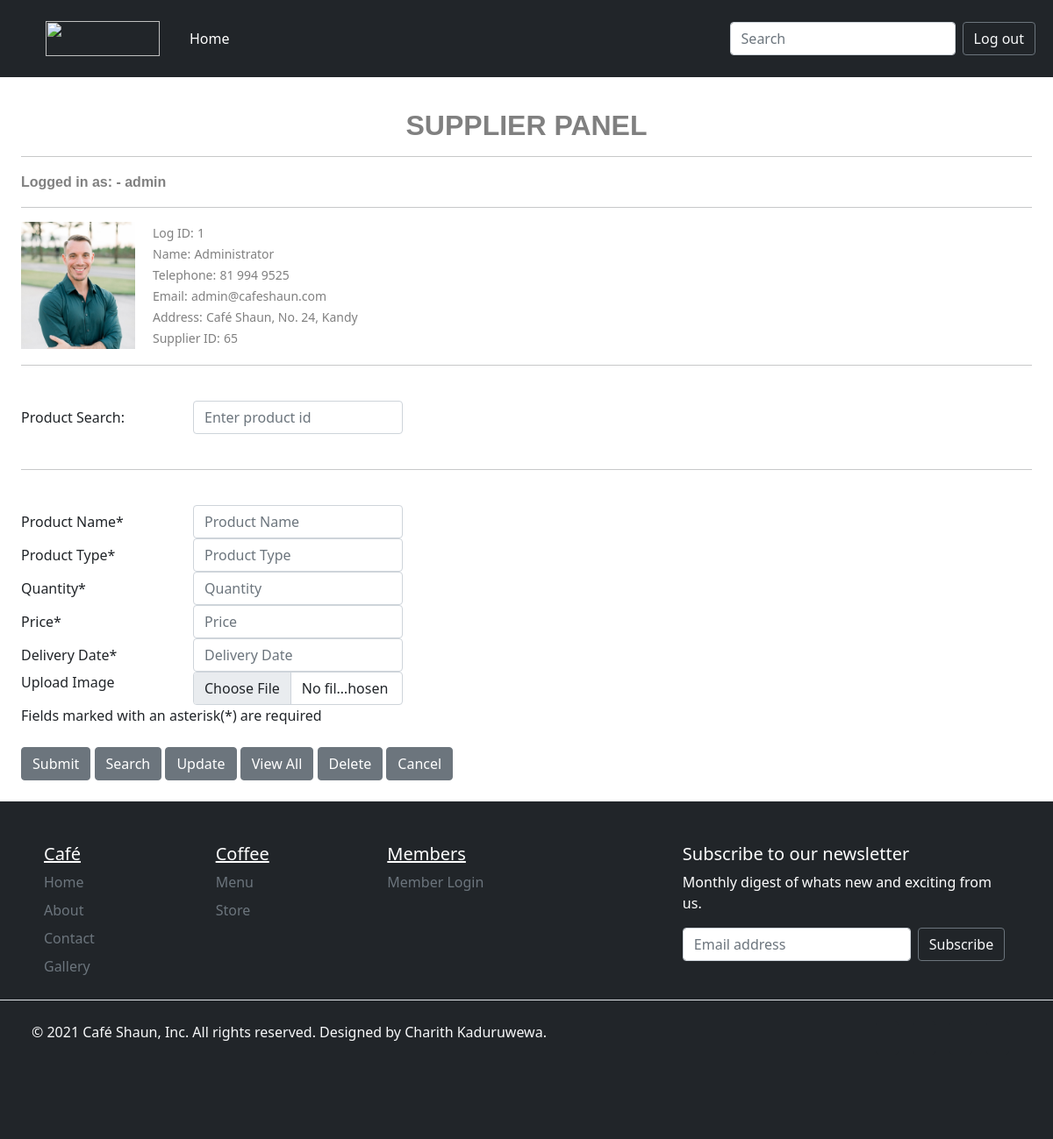
The page /user.php (signed in) on the database its author committed.
### tables this page shows
CREATE TABLE `supplier` (
  `sup_id` int(10) NOT NULL,
  `sup_name` varchar(25) NOT NULL,
  `tel` varchar(15) NOT NULL,
  `email` varchar(25) NOT NULL,
  `addr` varchar(35) NOT NULL,
  `sup_img` varchar(50) NOT NULL,
  `log_id` int(10) NOT NULL
);

### user.php (the view, shortened to what this page needs)
<!DOCTYPE html>
<html>
   <head>
        <link
            href="https://cdn.jsdelivr.net/npm/bootstrap@5.1.3/dist/css/bootstrap.min.css"
            rel="stylesheet"
        />
        <link rel="stylesheet" href="css/customstyle.css" />
        <link
            rel="stylesheet"
            href="https://cdnjs.cloudflare.com/ajax/libs/font-awesome/6.0.0-beta2/css/all.min.css"
        />
   </head>
   <body>
  <nav class="navbar fixed-top navbar-expand-lg  navbar-dark bg-dark">
            <div class="container-fluid">
                <nav class="navbar navbar-dark bg-dark">
                    <div class="container-fluid">
                        <a class="navbar-brand" href="#">
                            <a
                                class="nav-link active"
                                aria-current="page"
                                href="index.html"
                                ><img
                                    src="images/logo.png"
                                    alt=""
                                    width="130"
                                    height="40"
                            /></a>
                        </a>
                    </div>
                </nav>
                <div
                    class="collapse navbar-collapse"
                    id="navbarSupportedContent"
                >
                    <ul class="navbar-nav me-auto mb-2 mb-lg-0">
                        <li class="nav-item">
                            <a
                                class="nav-link active"
                                aria-current="page"
                                href="user.php"
                                >Home</a
                            >
                        </li>
                    </ul>
                    <form class="d-flex search-padding">
                        <input
                            class="form-control me-2"
                            type="search"
                            placeholder="Search"
                            aria-label="Search"
                        />
                        <input type="button" onclick="window.location.href='logout.php';" class="btn btn-outline-secondary text-light" value="Log out" />
                    </form>
                </div>
            </div>
        </nav>
    <div class="container panelloggedas">
    <?php
   echo "<br><h2 align='center' style='color: grey; font-family: ariel, sans-serif; font-weight: bold;'>SUPPLIER PANEL</h2><hr>";
   echo "<span style='color: grey; font-family: Arial, sans-serif; font-weight: bold;'>Logged in as: - ".$_SESSION ["una"]. "</span>";
   echo "<hr>";
   $log_id=$_SESSION["log_id"];
$con = mysqli_connect("localhost","id21012671_admin","Cafesh@ad12","id21012671_cafedb") or die('Server Error '.mysql_error());
$query=mysqli_query($con,"SELECT * FROM supplier WHERE log_id='$log_id'");
$nor=mysqli_num_rows($query);
if($nor=="")
  {
    echo ("Invalid Entry");
  }
else
  {
    $rec = mysqli_fetch_assoc($query);
    echo "<div class='info-container'>";
    echo ("<a href='supplierImg/".$rec['sup_img']."' target='blank'><img class='info-image' src='supplierImg/".$rec['sup_img']."' width='210'></a>");
    echo "<div class='info-text'>";
    echo "<span style='font-size:14px; color:grey;'>Log ID:</span> <span style='font-size:14px; color:grey;'>" . htmlspecialchars($rec['log_id']) . "</span><br>";
    echo "<span style='font-size:14px; color:grey;'>Name:</span> <span style='font-size:14px; color:grey;'>" . htmlspecialchars($rec['sup_name']) . "</span><br>";
    echo "<span style='font-size:14px; color:grey;'>Telephone:</span> <span style='font-size:14px; color:grey;'>" . htmlspecialchars($rec['tel']) . "</span><br>";
    echo "<span style='font-size:14px; color:grey;'>Email:</span> <span style='font-size:14px; color:grey;'>" . htmlspecialchars($rec['email']) . "</span><br>";
    echo "<span style='font-size:14px; color:grey;'>Address:</span> <span style='font-size:14px; color:grey;'>" . htmlspecialchars($rec['addr']) . "</span><br>";
    echo "<span style='font-size:14px; color:grey;'>Supplier ID:</span> <span style='font-size:14px; color:grey;'>" . htmlspecialchars($rec['sup_id']) . "</span><br>";
    echo "</div>";
    echo "</div>";
  }
?>
 </div>
  <div class="container panelform">
   <br><hr> <br>
   <form action="user.php" method="post" enctype="multipart/form-data">
      <div class="form-group row">
        <label for="inputEmail3" class="col-sm-2 col-form-label">Product Search:</label>
        <div class="col-sm-10">
          <input type="text" class="form-control" style="width: 25%;" id="inputEmail3" placeholder="Enter product id" name="pdid">
        </div>
      </div>
  <br><hr><br>
   <div class="form-group row">
    <label for="inputEmail3" class="col-sm-2 col-form-label">Product Name*</label>
    <div class="col-sm-10">
      <input type="text" class="form-control" style="width: 25%;" id="inputEmail3" placeholder="Product Name" name="pdna" >
    </div>
  </div>
<div class="form-group row">
    <label for="inputEmail3" class="col-sm-2 col-form-label">Product Type*</label>
    <div class="col-sm-10">
      <input type="text" class="form-control" style="width: 25%;" id="inputEmail3" placeholder="Product Type" name="pdtyp">
    </div>
  </div>
  <div class="form-group row">
    <label for="inputEmail3" class="col-sm-2 col-form-label">Quantity*</label>
    <div class="col-sm-10">
      <input type="text" class="form-control" style="width: 25%;" id="inputEmail3" placeholder="Quantity" name="qty">
    </div>
  </div>
  <div class="form-group row">
    <label for="inputEmail3" class="col-sm-2 col-form-label">Price*</label>
    <div class="col-sm-10">
      <input type="text" class="form-control" style="width: 25%;" id="inputEmail3" placeholder="Price" name="prc">
    </div>
  </div>
  <div class="form-group row">
    <label for="inputEmail3" class="col-sm-2 col-form-label">Delivery Date*</label>
    <div class="col-sm-10">
      <input type="text" class="form-control" style="width: 25%;" id="inputEmail3" placeholder="Delivery Date" name="deldt">
    </div>
  </div>
  <div class="form-group row">
    <label for="file" class="form-label col-sm-2">Upload Image</label>
    <div class="col-sm-10">
        <input class="form-control" style="width: 25%;" type="file" id="file" name="file" />
    </div>
</div>
<tr>
  <td>Fields marked with an asterisk(*) are required</td>
</tr>
<br><br>
  <div class="form-group row">
    <div class="col-sm-10">
      <button type="submit" class="btn btn-secondary" value="SUBMIT" name="Submit">Submit</button>
      <button type="submit" class="btn btn-secondary" value="SEARCH" name="Search">Search</button>
      <button type="submit" class="btn btn-secondary" value="UPDATE" name="Update">Update</button>
      <button type="submit" class="btn btn-secondary" value="VIEWALL" name="Viewall">View All</button>
      <button type="submit" class="btn btn-secondary" value="DELETE" name="Delete">Delete</button>
      <button type="reset" class="btn btn-secondary" value="CANCEL">Cancel</button>
    </div>
  </div>
</form>
    </div>
   <div class="container-fluid">
            <div class="container-fluid bg-dark">
                <footer class="py-5">
                    <div class="row footer-row-padding text-white">
                        <div class="col-2">
                            <h5 class="text-decoration-underline">Café</h5>
                            <ul class="nav flex-column fdd">
                                <li class="nav-item mb-2">
                                    <a href="#" class="nav-link p-0 text-muted"
                                        >Home</a
                                    >
                                </li>
                                <li class="nav-item mb-2">
                                    <a href="#" class="nav-link p-0 text-muted"
                                        >About</a
                                    >
                                </li>
                                <li class="nav-item mb-2">
                                    <a href="#" class="nav-link p-0 text-muted"
                                        >Contact</a
                                    >
                                </li>
                                <li class="nav-item mb-2">
                                    <a href="#" class="nav-link p-0 text-muted"
                                        >Gallery</a
                                    >
                                </li>
                            </ul>
                        </div>
                        <div class="col-2">
                            <h5 class="text-decoration-underline">Coffee</h5>
                            <ul class="nav flex-column fdd">
                                <li class="nav-item mb-2">
                                    <a href="#" class="nav-link p-0 text-muted"
                                        >Menu</a
                                    >
                                </li>
                                <li class="nav-item mb-2">
                                    <a href="#" class="nav-link p-0 text-muted"
                                        >Store</a
                                    >
                                </li>
                            </ul>
                        </div>
                        <div class="col-2">
                            <h5 class="text-decoration-underline">Members</h5>
                            <ul class="nav flex-column fdd">
                                <li class="nav-item mb-2">
                                    <a href="#" class="nav-link p-0 text-muted"
                                        >Member Login</a
                                    >
                                </li>
                            </ul>
                        </div>
                        <div class="col-4 offset-1 footer-subs-marg">
                            <form>
                                <h5>Subscribe to our newsletter</h5>
                                <p>
                                    Monthly digest of whats new and exciting
                                    from us.
                                </p>
                                <div class="d-flex w-100 gap-2">
                                    <input
                                        id="newsletter1"
                                        type="text"
                                        class="form-control"
                                        placeholder="Email address"
                                    />
                                    <button
                                        class="btn btn-dark btn-outline-secondary text-light"
                                        type="button"
                                    >
                                        Subscribe
                                    </button>
                                </div>
                            </form>
                        </div>
                    </div>
                    <div
                        class="
                            d-flex
                            justify-content-between
                            py-4
                            my-2
                            border-top
                            footer-social-icon
                        "
                    >
                        <p class="text-light footer-text-padding">&copy; 2021 Café Shaun, Inc. All rights reserved. Designed by Charith Kaduruwewa.</p>
                        <div class="footer-social-pad">
                         <ul class="list-unstyled d-flex">
                            <li class="ms-3">
                                <a
                                    class="link-dark btn btn-dark"
                                    target="_blank"
                                    href="https://www.facebook.com/"
                                    role="button"
                                    ><img
                                /></a>
                            </li>
                            <li class="ms-3">
                                <a
                                    class="link-dark btn btn-dark"
                                    target="_blank"
                                    href="https://twitter.com/?lang=en"
                                    role="button"
                                    ><img
                                /></a>
                            </li>
                            <li class="ms-3">
                                <a
                                    class="link-dark btn btn-dark"
                                    target="_blank"
                                    href="https://www.linkedin.com/"
                                    role="button"
                                    ><img
                                /></a>
                            </li>
                            <li class="ms-3">
                                <a
                                    class="link-dark btn btn-dark"
                                    target="_blank"
                                    href="https://www.instagram.com/"
                                    role="button"
                                    ><img
                                /></a>
                            </li>
                         </ul>
                       </div>
                    </div>
                </footer>
            </div>
        </div>
   </body>
</html>

### css/customstyle.css (style rules this page uses)
body { overflow-x: hidden; }
.container-fluid { padding-left: 0; padding-right: 0; }
.navbar { padding-left: 10px; padding-right: 10px; }
.d-flex.search-padding { padding-right: 10px; }
.footer-row-padding { padding-left: 50px; padding-bottom: 10px; }
.footer-text-padding { padding-left: 3%; }
.footer-social-pad { padding-right: 50px; }
.footer-subs-marg { margin-left: 12%; }
.container { max-width: 1200px; margin: 0 auto; padding: 1.5em; }
.info-container { display: flex; align-items: start; gap: 20px; }
.info-image { flex-shrink: 0; width: 130px; height: 145px; object-fit: cover; }
.info-text { flex-grow: 1; }
.panelloggedas { padding-top: 100px; }
.panelform { margin-top: -70px; }

### rows shown on the page
supplier: sup_img (picture), log "1", sup_name "Administrator", tel "81 994 9525", email "admin@cafeshaun.com", addr "Café Shaun, No. 24, Kandy", sup_id "65"

### other values the page prints
$_SESSION ["una"] "admin"
